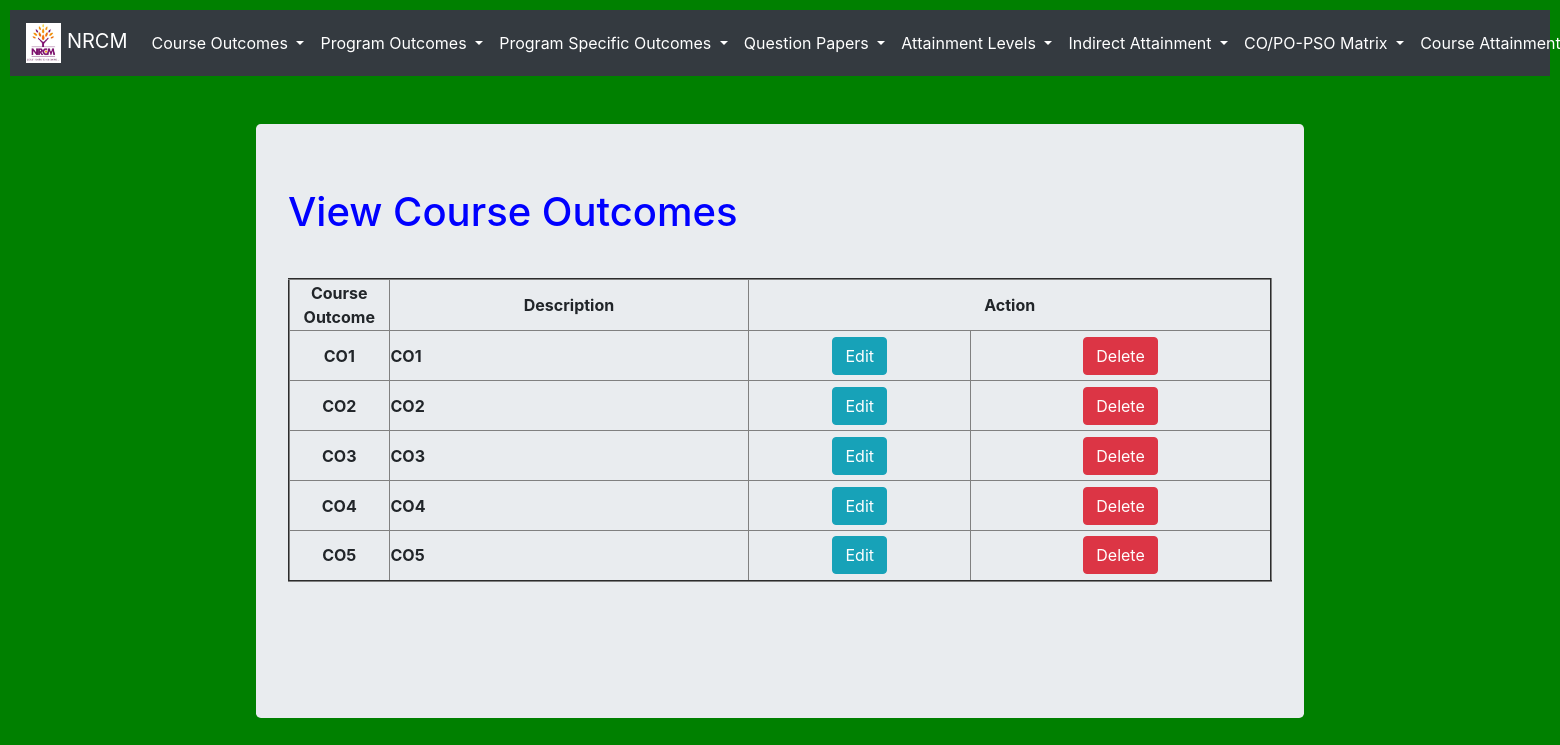
The page /view_co on the database its author committed.
### testApp/models.py (models this page shows, shortened)
class CO(models.Model):
    cos = (('-','-'), ('CO1', 'CO1'), ('CO2', 'CO2'), ('CO3', 'CO3'), ('CO4', 'CO4'), ('CO5', 'CO5'), ('CO6', 'CO6'),)
    co = models.CharField(max_length=500, choices=cos, default='-')
    description = models.CharField(max_length=500)

### testApp/views.py (the view)
# urls.py: path('view_co', views.view_co, name='view_co'),
def view_co(request):
    cos = CO.objects.all()
    return render (request, 'testApp/view_co.html', locals())

### templates/testApp/view_co.html (shortened to what this page needs)
<!DOCTYPE html>
{%extends 'testApp/base.html'%}
{%load static%}
{%block content%}
<link rel="stylesheet" href="{% static 'css/course_attainment_style.css' %}">
<div class="container" align=left style="width:70%">
  <div class="jumbotron">
    <h1 style = "color: blue; padding-bottom: 10px;">View Course Outcomes</h1><br>
    <form  method="post"> {%csrf_token%}
      <table border=2 style="width:100%" style="">
        <tr>
          <th>Course Outcome</th>
          <th>Description</th>
          <th colspan="2">Action</th>
        </tr>
        {%for i in cos%}
        <tr>
          <th style="text-align: center; width: 100px; height:50px;">{{i.co}}</th>
          <th style="text-align: left;">{{i.description}}</th>
          <th> <a href="{%url 'edit_co' i.id %}" class="btn btn-info">Edit</a> </th>
          <th> <a href="{%url 'delete_co' i.id %}" class="btn btn-danger">Delete</a> </th>
        </tr>
        {%endfor%}
      </table><br>
      <br><br>
    </form>
  </div>
</div>
{%endblock%}

### static/testApp/css/course_attainment_style.css (style rules this page uses)
body { background: green; }
td, th { text-align: center; }

### rows shown on the page
CO: co "CO1", description "CO1"
CO: co "CO2", description "CO2"
CO: co "CO3", description "CO3"
CO: co "CO4", description "CO4"
CO: co "CO5", description "CO5"
